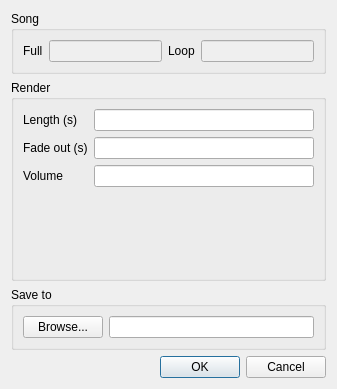
<?xml version="1.0" encoding="UTF-8"?>
<ui version="4.0">
 <class>RenderDialog</class>
 <widget class="QDialog" name="RenderDialog">
  <property name="geometry">
   <rect>
    <x>0</x>
    <y>0</y>
    <width>337</width>
    <height>389</height>
   </rect>
  </property>
  <property name="windowTitle">
   <string>Render to WAV</string>
  </property>
  <property name="windowIcon">
   <iconset resource="../icons.qrc">
    <normaloff>:/favicon/icon</normaloff>:/favicon/icon</iconset>
  </property>
  <layout class="QVBoxLayout" name="verticalLayout">
   <item>
    <widget class="QGroupBox" name="groupBox">
     <property name="title">
      <string>Song</string>
     </property>
     <layout class="QHBoxLayout" name="horizontalLayout_2">
      <item>
       <widget class="QLabel" name="label_3">
        <property name="text">
         <string>Full</string>
        </property>
       </widget>
      </item>
      <item>
       <widget class="QLineEdit" name="fullField">
        <property name="enabled">
         <bool>false</bool>
        </property>
        <property name="sizePolicy">
         <sizepolicy hsizetype="Expanding" vsizetype="Preferred">
          <horstretch>0</horstretch>
          <verstretch>0</verstretch>
         </sizepolicy>
        </property>
       </widget>
      </item>
      <item>
       <widget class="QLabel" name="label_4">
        <property name="text">
         <string>Loop</string>
        </property>
       </widget>
      </item>
      <item>
       <widget class="QLineEdit" name="loopField">
        <property name="enabled">
         <bool>false</bool>
        </property>
        <property name="sizePolicy">
         <sizepolicy hsizetype="Expanding" vsizetype="Preferred">
          <horstretch>0</horstretch>
          <verstretch>0</verstretch>
         </sizepolicy>
        </property>
       </widget>
      </item>
     </layout>
    </widget>
   </item>
   <item>
    <widget class="QGroupBox" name="groupBox_2">
     <property name="title">
      <string>Render</string>
     </property>
     <layout class="QVBoxLayout" name="verticalLayout_2">
      <item>
       <layout class="QFormLayout" name="formLayout">
        <item row="0" column="0">
         <widget class="QLabel" name="label">
          <property name="sizePolicy">
           <sizepolicy hsizetype="Preferred" vsizetype="Preferred">
            <horstretch>0</horstretch>
            <verstretch>0</verstretch>
           </sizepolicy>
          </property>
          <property name="text">
           <string>Length (s)</string>
          </property>
         </widget>
        </item>
        <item row="0" column="1">
         <widget class="QLineEdit" name="lengthEdit">
          <property name="sizePolicy">
           <sizepolicy hsizetype="Expanding" vsizetype="Preferred">
            <horstretch>0</horstretch>
            <verstretch>0</verstretch>
           </sizepolicy>
          </property>
         </widget>
        </item>
        <item row="1" column="0">
         <widget class="QLabel" name="label_2">
          <property name="sizePolicy">
           <sizepolicy hsizetype="Preferred" vsizetype="Preferred">
            <horstretch>0</horstretch>
            <verstretch>0</verstretch>
           </sizepolicy>
          </property>
          <property name="text">
           <string>Fade out (s)</string>
          </property>
         </widget>
        </item>
        <item row="1" column="1">
         <widget class="QLineEdit" name="fadeOutEdit">
          <property name="sizePolicy">
           <sizepolicy hsizetype="Expanding" vsizetype="Preferred">
            <horstretch>0</horstretch>
            <verstretch>0</verstretch>
           </sizepolicy>
          </property>
         </widget>
        </item>
        <item row="2" column="0">
         <widget class="QLabel" name="label_5">
          <property name="sizePolicy">
           <sizepolicy hsizetype="Preferred" vsizetype="Preferred">
            <horstretch>0</horstretch>
            <verstretch>0</verstretch>
           </sizepolicy>
          </property>
          <property name="text">
           <string>Volume</string>
          </property>
         </widget>
        </item>
        <item row="2" column="1">
         <widget class="QLineEdit" name="volumeEdit">
          <property name="sizePolicy">
           <sizepolicy hsizetype="Expanding" vsizetype="Preferred">
            <horstretch>0</horstretch>
            <verstretch>0</verstretch>
           </sizepolicy>
          </property>
         </widget>
        </item>
       </layout>
      </item>
      <item>
       <spacer name="verticalSpacer">
        <property name="orientation">
         <enum>Qt::Vertical</enum>
        </property>
        <property name="sizeHint" stdset="0">
         <size>
          <width>20</width>
          <height>0</height>
         </size>
        </property>
       </spacer>
      </item>
     </layout>
    </widget>
   </item>
   <item>
    <widget class="QGroupBox" name="groupBox_3">
     <property name="title">
      <string>Save to</string>
     </property>
     <layout class="QHBoxLayout" name="horizontalLayout">
      <item>
       <widget class="QPushButton" name="saveToBtn">
        <property name="sizePolicy">
         <sizepolicy hsizetype="Minimum" vsizetype="Preferred">
          <horstretch>0</horstretch>
          <verstretch>0</verstretch>
         </sizepolicy>
        </property>
        <property name="text">
         <string>Browse...</string>
        </property>
       </widget>
      </item>
      <item>
       <widget class="QLineEdit" name="saveToEdit">
        <property name="sizePolicy">
         <sizepolicy hsizetype="Expanding" vsizetype="Preferred">
          <horstretch>0</horstretch>
          <verstretch>0</verstretch>
         </sizepolicy>
        </property>
       </widget>
      </item>
     </layout>
    </widget>
   </item>
   <item>
    <widget class="QDialogButtonBox" name="buttonBox">
     <property name="orientation">
      <enum>Qt::Horizontal</enum>
     </property>
     <property name="standardButtons">
      <set>QDialogButtonBox::Cancel|QDialogButtonBox::Ok</set>
     </property>
    </widget>
   </item>
  </layout>
 </widget>
 <resources>
  <include location="../icons.qrc"/>
 </resources>
 <connections>
  <connection>
   <sender>buttonBox</sender>
   <signal>accepted()</signal>
   <receiver>RenderDialog</receiver>
   <slot>accept()</slot>
   <hints>
    <hint type="sourcelabel">
     <x>248</x>
     <y>254</y>
    </hint>
    <hint type="destinationlabel">
     <x>157</x>
     <y>274</y>
    </hint>
   </hints>
  </connection>
  <connection>
   <sender>buttonBox</sender>
   <signal>rejected()</signal>
   <receiver>RenderDialog</receiver>
   <slot>reject()</slot>
   <hints>
    <hint type="sourcelabel">
     <x>316</x>
     <y>260</y>
    </hint>
    <hint type="destinationlabel">
     <x>286</x>
     <y>274</y>
    </hint>
   </hints>
  </connection>
 </connections>
</ui>
